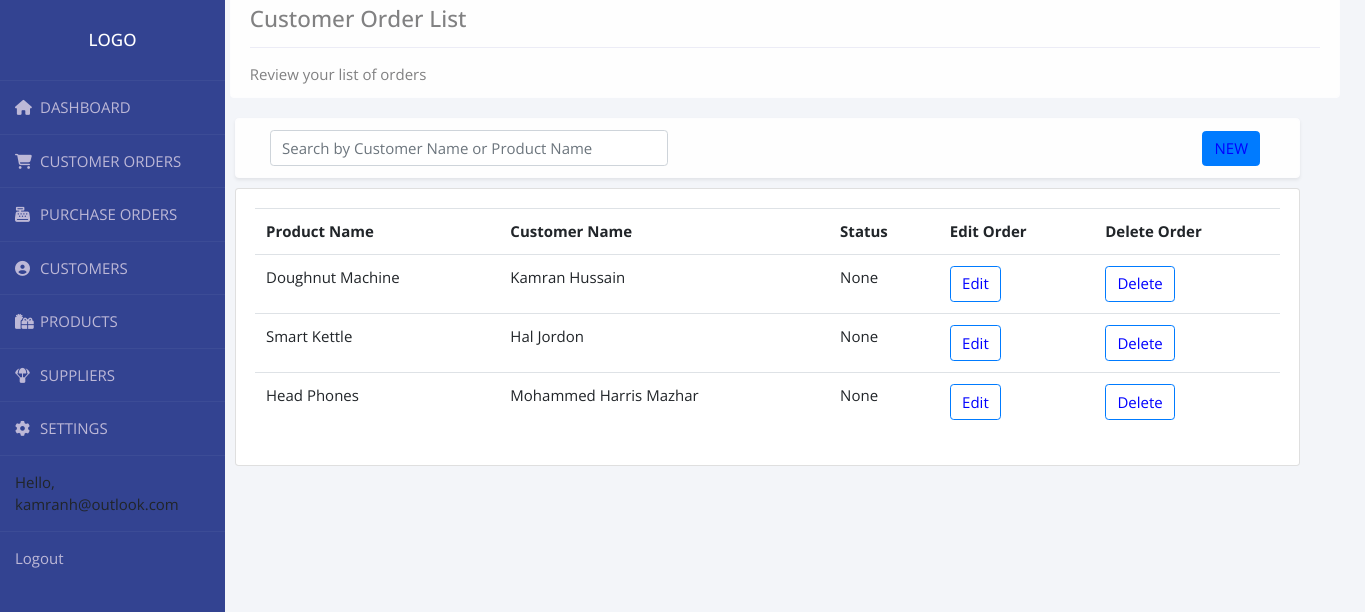
The app's page /customer_order_list/ (signed in), older data.
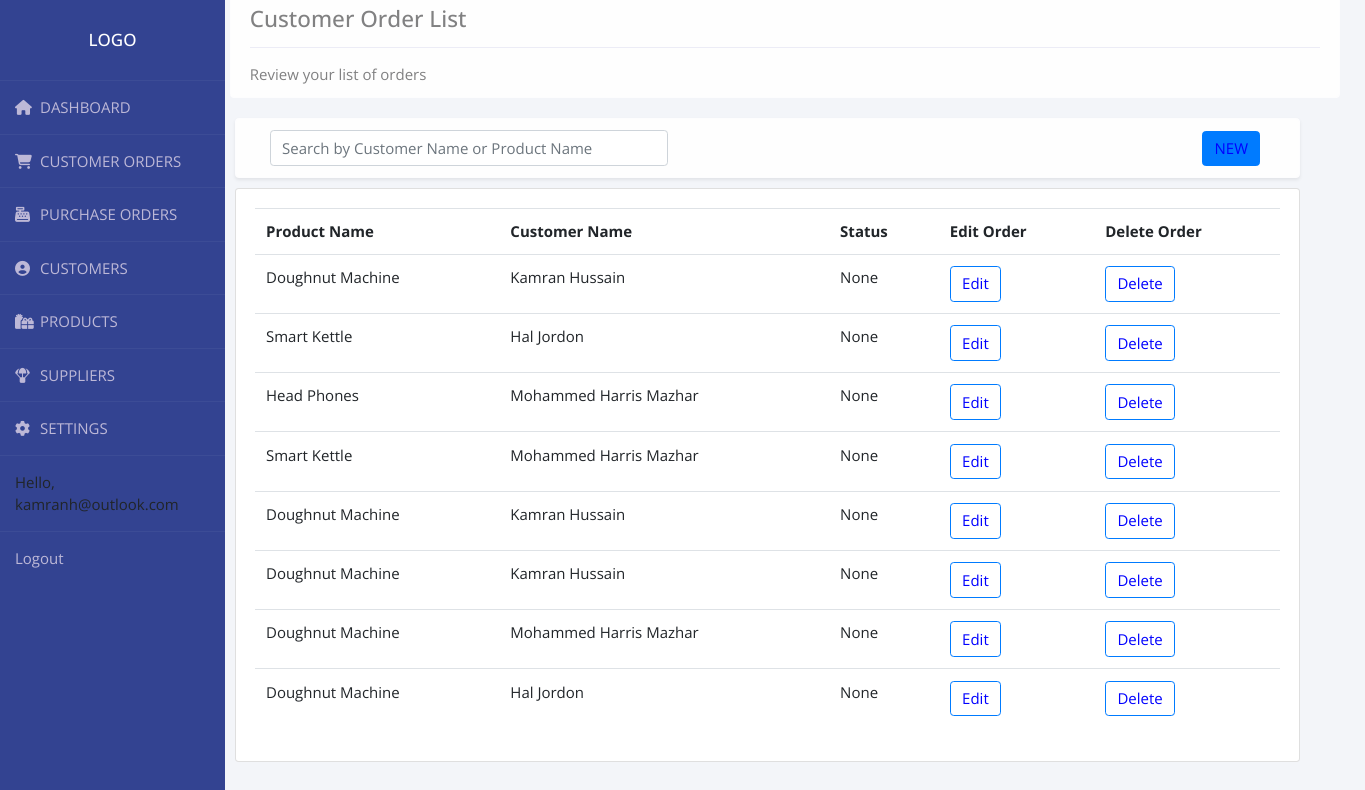
The same page, newer data.
### accounts/models.py (models this page shows, shortened)
class User(AbstractBaseUser):
    email = models.EmailField(max_length=255, unique=True)
    active = models.BooleanField(default=True)
    staff = models.BooleanField(default=False)
    admin = models.BooleanField(default=False)
    USERNAME_FIELD = 'email'
    REQUIRED_FIELDS = []
    objects = UserManager()
    def __str__(self):
        return self.email
    @property
    def is_active(self):
        return self.active

class Order(models.Model):
    STATUS = (
        ('Pending', 'Pending'),
        ('Out for delivery', 'Out for delivery'),
        ('Delivered', 'Delivered'),
    )
    customer_full_name = models.ForeignKey(
        Customer, null=True, on_delete=models.SET_NULL)
    product_name = models.ForeignKey(
        Product, related_name='%(class)s_name', on_delete=models.SET_NULL, null=True)
    product = models.ForeignKey(
        Product,  on_delete=models.SET_NULL, null=True)
    customer_phone = models.ForeignKey(
        Customer, related_name='%(class)sphone', on_delete=models.SET_NULL, null=True)
    user_email = models.ForeignKey(
        Customer, related_name='email', on_delete=models.SET_NULL, null=True)
    date_created = models.DateTimeField(auto_now_add=True, null=True)
    status = models.CharField(max_length=200, null=True, choices=STATUS)
    note = models.CharField(max_length=1000, null=True)
    delivery_address1 = models.CharField(max_length=1000, null=True)
    delivery_address2 = models.CharField(
        max_length=1000, null=True, blank=True, default='')
    delivery_city = models.CharField(max_length=1000, null=True)
    delivery_county = models.CharField(max_length=1000, null=True)
    delivery_post_code = models.CharField(max_length=1000, null=True)
    delivery_country = CountryField()
    order_required = models.IntegerField(null=True)
    class Meta:
        get_latest_by = 'date_created'

class Product(models.Model):
    CATEGORY = (
        ('Sports', 'Sports'),
        ('Fashion', 'Fashion'),
        ('Toys', 'Toys'),
        ('Electronics', 'Electronics'),
        ('Kitchen', 'Kitchen'),
        ('Jewellery', 'Jewellery'),
    )
    name = models.CharField(max_length=200, null=True)
    category = models.CharField(max_length=200, null=True, choices=CATEGORY)
    description = models.CharField(max_length=200, null=True, blank=True)
    r_price = models.FloatField(null=True)
    d_price = models.FloatField(null=True, blank=True, default='')
    start_date = models.DateField(null=True, blank=True, default='')
    end_date = models.DateField(null=True, blank=True, default='')
    tags = models.ManyToManyField(Tag)
    stock = models.IntegerField(null=True)
    min_stock = models.IntegerField(null=True)
    is_active = models.BooleanField(default=False)
    product_sku = models.CharField(max_length=200, null=True)

class Customer(models.Model):
    GENDER = (
        ('Male', 'Male'),
        ('Female', 'Female'),
    )
    TITLE = (
        ('Mr', 'Mr'),
        ('Mrs', 'Mrs'),
        ('Miss', 'Miss'),
        ('Ms', 'Ms'),
        ('Dr', 'Dr'),
        ('Sir', 'Sir'),
        ('Madam', 'Madam'),
    )
    user = models.OneToOneField(User, on_delete=models.CASCADE)
    title = models.CharField(max_length=200, null=True, choices=TITLE)
    first_name = models.CharField(max_length=200, null=True)
    middle_name = models.CharField(max_length=200, blank=True, default='')
    last_name = models.CharField(max_length=200, null=True)
    phone = models.CharField(max_length=200, null=True)
    country = CountryField()
    birth_year = models.CharField(max_length=4, null=True)
    gender = models.CharField(max_length=200, null=True, choices=GENDER)
    date_created = models.DateTimeField(auto_now=True, null=True)
    profile_pic = models.ImageField(null=True, blank=True)
    last_purchase = models.DateTimeField(blank=True, null=True)
    address1 = models.CharField(max_length=1000, null=True)
    address2 = models.CharField(
        max_length=1000, null=True, blank=True, default='')
    city = models.CharField(max_length=1000, null=True)
    county = models.CharField(max_length=1000, null=True)
    post_code = models.CharField(max_length=1000, null=True)
    customer_uuid = models.UUIDField(default=uuid.uuid4)
    def __str__(self):
        return '{} {} {}'.format(self.first_name, self.middle_name,self.last_name)

### accounts/views.py (the view)
# urls.py: path('customer_order_list/', views.orderList, name="customer_order_list"),
@login_required(login_url='login')
def orderList(request):
    order_list = Order.objects.all().order_by('id')
    myFilter3 = OrderListFilter(request.GET, queryset=order_list)
    order_list = myFilter3.qs
    context = {'order_list': order_list, 'myFilter3': myFilter3}
    return render(request, 'accounts/customer_order_list.html', context)

### accounts/templates/accounts/customer_order_list.html (shortened to what this page needs)
{%  extends 'accounts/main.html' %}
{% load crispy_forms_tags %}
{% block content %}
<div class="row">
	<div class="col-xs-30 col-md-20">
		<div class="container fluid-lg-right" style="margin-top: -2rem;width: 4000px; padding-left:-20rem">
			<div class=" alert alert-light " role="alert">
				<h4 class="alert-heading">Customer Order List</h4>
				<hr>
				<p class="mb-0">Review your list of orders</p>
			</div>
		</div>
	</div>
</div>
<div class='row'>
	<div class="col-xs-30 col-md-17">
		<div class="container fluid-lg-right" style="padding:20px; margin-top: -1rem;width: 1105px">
			<div class="alert alert-light shadow-sm">
				<form class="form-inline" method="GET">
					<div class="form-group col-md-5 mb-0">
						{{myFilter3.form.q2| as_crispy_field}}
				</form>
			</div>
			<div style="float: right;margin-top: -3rem; padding: 10px 20px ; border-radius: 50px ;">
				<a class="btn btn-primary" href="{% url 'new_order' %}" role="button">NEW</a>
			</div>
		</div>
	</div>
</div>
</div>
</div>
<div class="row">
	<div class="col-xs-30 col-md-17">
		<div class="container float-sm-left" style="padding:20px;margin-top: -3rem;width: 1105px">
			<div class="card card-body">
				<table class="table">
					<tr>
						<th>Product Name</th>
						<th>Customer Name</th>
						<th>Status</th>
						<th>Edit Order</th>
						<th>Delete Order</th>
					</tr>
					{% for i in order_list %}
					<tr>
						<td>{{i.product.name}} </td>
						<td>{{i.customer_full_name}}</td>
						<td>{{i.status}}</td>
						<td><a class="btn btn-outline-primary" name="edit_order"
								href="{% url 'edit_order' i.id %}">Edit</a></td>
						<td><a class="btn btn-outline-primary" href="{% url 'delete_order' i.id %}">Delete</a></td>
					</tr>
					{% endfor %}
				</table>
			</div>
		</div>
	</div>
</div>
{% endblock content %}

### accounts/templates/accounts/main.html (shortened to what this page needs)
{% load static %}
<!DOCTYPE html>
<html>
<head>
	<link rel="stylesheet" href="https://stackpath.bootstrapcdn.com/bootstrap/4.3.1/css/bootstrap.min.css"
>
	<link rel="stylesheet" type="text/css" href="{% static '/css/main.css' %}">
</head>
<body>
	{%  include 'accounts/navbar.html' %}
	<div id="main-container">
		<div class="container-fixed">
			{% block content %}
			{% endblock %}
</body>
</html>

### accounts/templates/accounts/navbar.html (shortened to what this page needs)
{% load static %}
  <nav class="nav flex-column float-left">
    <div class="wrapper">
      <div class="sidebar">
        <h2>Logo</h2>
        <ul>
          <li>
            <a href="{% url 'home' %}"><i class="fas fa-home"></i>DASHBOARD</a>
          </li>
          <li>
            <a href="{% url 'customer_order_list' %}"><i class="fas fa-shopping-cart"></i>CUSTOMER ORDERS</a>
          </li>
          <li>
            <a href=""><i class="fas fa-cash-register"></i>PURCHASE ORDERS</a>
          </li>
          <li>
            <a href="{% url 'customer_list' %}"><i class="fas fa-user-circle"></i>CUSTOMERS</a>
          </li>
          <li>
            <a href="{% url 'product_list' %}"><i class="fas fa-gifts"></i>PRODUCTS</a>
          </li>
          <li>
            <a href=""><i class="fas fa-parachute-box"></i>SUPPLIERS</a>
          </li>
          <li>
            <a href=""><i class="fas fa-cog"></i>SETTINGS</a>
          </li>
          <li>
            <span class="hello-msg">Hello, {{request.user}}</span>
          </li>
          <li>
            <span><a class="hello-msg" href="{% url 'logout' %}">Logout</a></span>
          </li>
        </ul>
      </div>
    </div>
  </nav>

### static/css/main.css (style rules this page uses)
body { background-color: #94d8f7; width: 100%; margin:auto; height:auto; display:block; }
#main-container { padding-left:230px }

### accounts/templates/accounts/navbar.html (style rules this page uses)
* { margin:0; padding:0; box-sizing: border-box; list-style: none; text-decoration: none; font-family: 'Open Sans', sans-serif; font-size: 15px; }
h2 { font-size: 17px; }
body { background: #f3f5f9; }
.wrapper { display:flex; position: relative; }
.wrapper .sidebar { position: fixed; width: 225px; height: 100%; background: #334391; padding: 30px 0; }
.wrapper .sidebar h2 { color: #fff; text-transform: uppercase; text-align: center; margin-bottom: 30px; }
.wrapper .sidebar ul li { padding: 15px; border-bottom: 1px solid rgba(0,0,0,0,0.05); border-top: 1px solid rgba(225,225,225,0.05); }
.wrapper .sidebar ul li a { color: #bdb8d7; display: block; }
.wrapper .sidebar ul li a .fas { width: 25px; }

### accounts/templates/accounts/customer_order_list.html (style rules this page uses)
.btn { color: blue; }

Row changes from the older to the newer data that the page shows:
added Order: product.name "Smart Kettle", customer_full_name "Mohammed Harris Mazhar", status "None"
added Order: product.name "Doughnut Machine", customer_full_name "Kamran Hussain", status "None"
added Order: product.name "Doughnut Machine", customer_full_name "Kamran Hussain", status "None"
added Order: product.name "Doughnut Machine", customer_full_name "Mohammed Harris Mazhar", status "None"
added Order: product.name "Doughnut Machine", customer_full_name "Hal Jordon", status "None"
